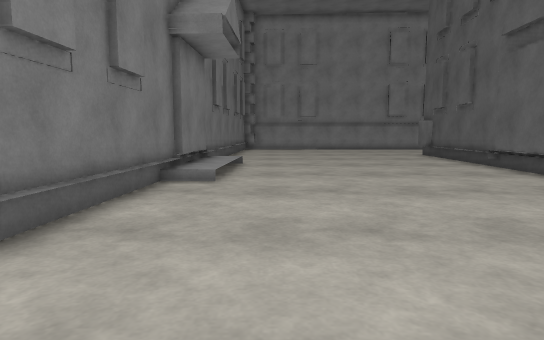
[1] (above)

16 first-person views from a walk through a robot-simulator world made for Gazebo. The camera is 1.2 m above the floor, tilts 6° down and sees 75° across. The floor is counted in squares, 1 m on a side. Each view is taken from the middle of a square. On the plan, view 1 faces up. The plan holds only what a view shows up to about 14 squares ahead; the rest is blank. The place goes on beyond the plan. Gazebo's built-in surfaces are drawn with simple patterns. Some stock models are drawn as simple stand-ins.

[2]
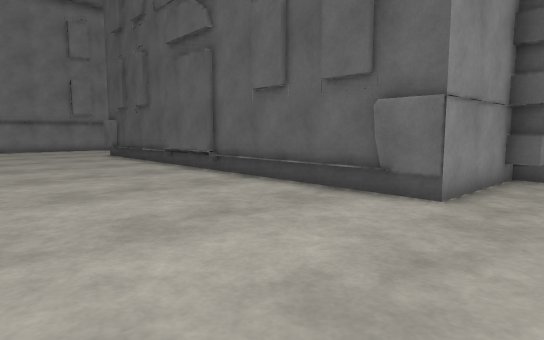

[3]
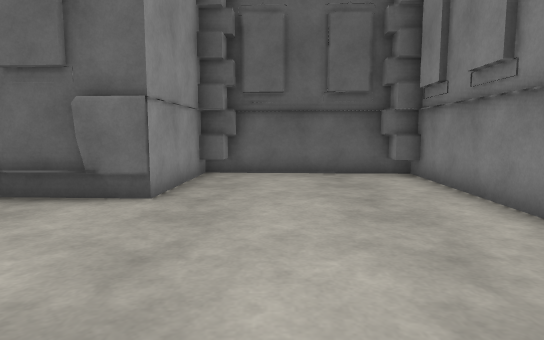

[4]
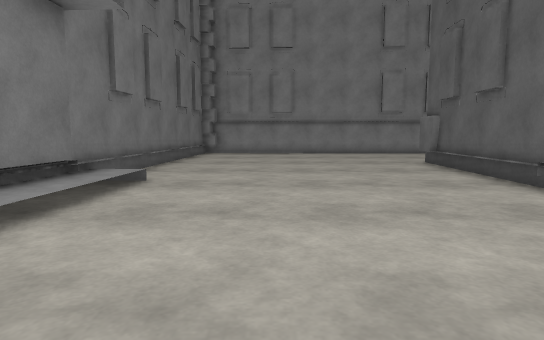

[5]
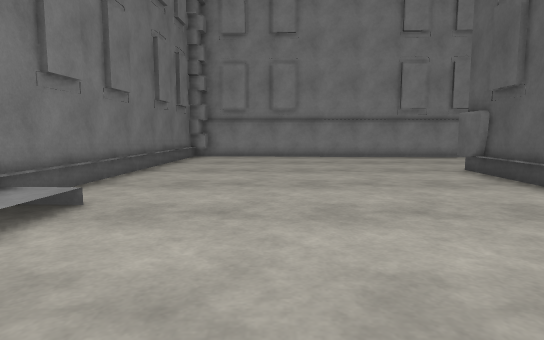

[6]
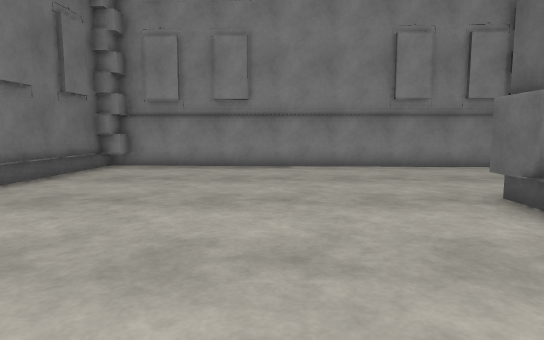

[7]
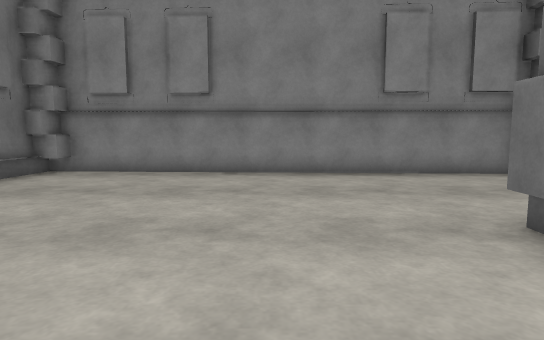

[8]
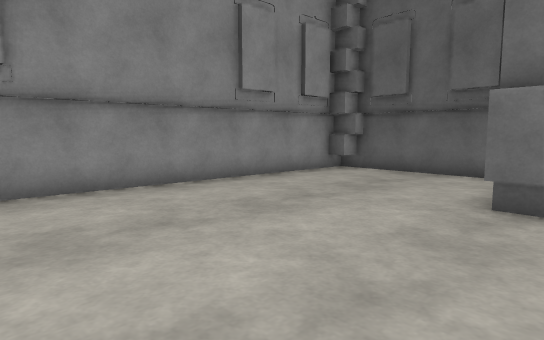

[9]
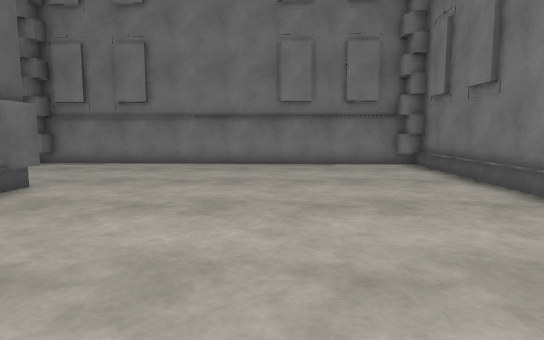

[10]
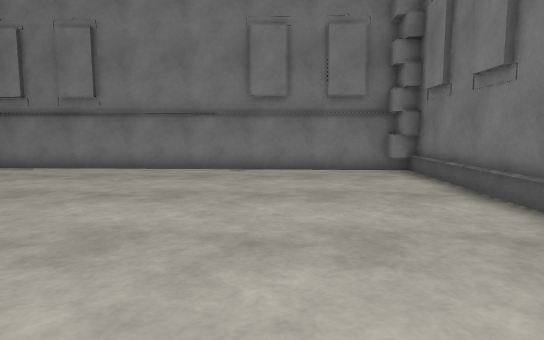

[11]
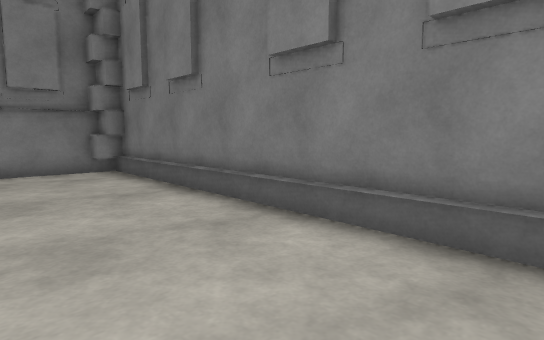

[12]
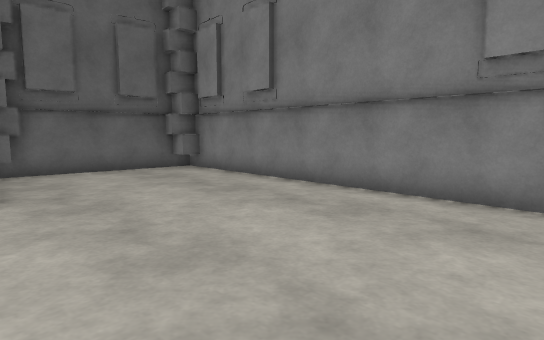

[13]
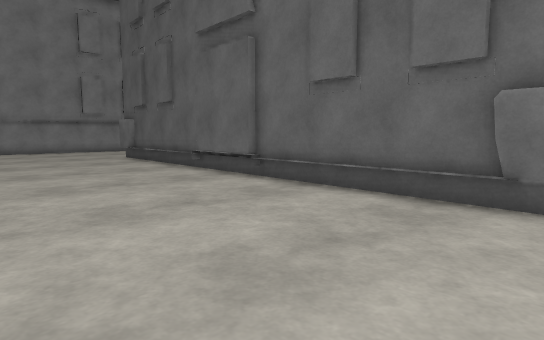

[14]
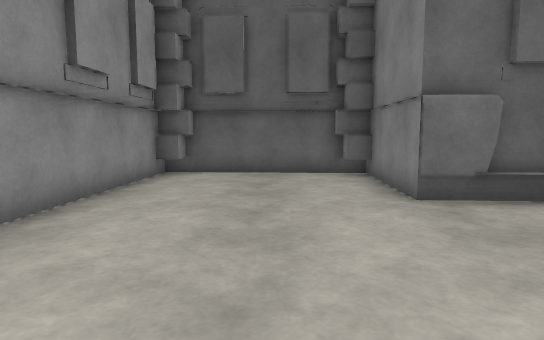

[15]
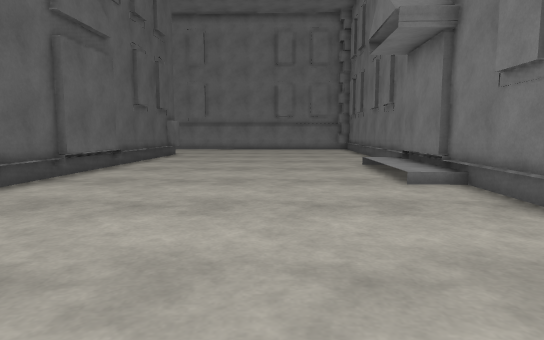

[16]
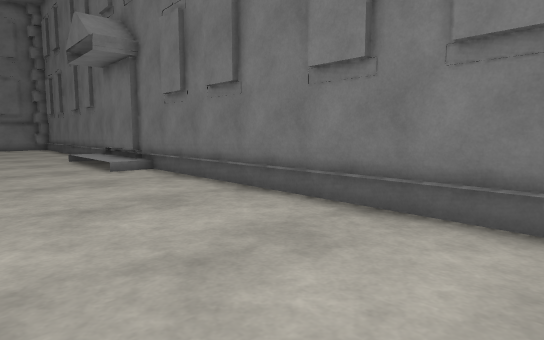

### Floor plan
Key: @ floor where view 1 was taken; . floor; S school.
Columns run from 3 left of view 1 to 13 right of it. Each row starts with its distance up from view 1.
 26  SSSSSSSSSSSSSS
 25  S.............SS
 24  S..............S
 23  S..............S
 22  S..............S
 21  S..............S
 20  S.............SS
 19  S.........SSSSSS
 18  S.........S
 17  S.........S
 16 SS.........S
 15 S..........S
 14 SSS........S
 13 SS.........S
 12 SS.........S
 11 SS.........S
 10 SS.........S
  9 SS.........S
  8 S..........S
  7 S..........S
  6 S..........S
  5 S..........S
  4 S.........SS
  3 S.........SS
  2 S..........SSSSS
  1 S..............S
  0 S..@...........S
 -1 S..............S
 -2 S..............S
 -3 S.............SS
 -4  SSSSSSSSSSSSSS

Where each view was taken, in squares from view 1:
view 1: 0 up, 0 right, facing up
view 2: 0 up, 1 right, facing up-right
view 3: 0 up, 1 right, facing right
view 4: 5 up, 2 right, facing up
view 5: 8 up, 2 right, facing up
view 6: 13 up, 4 right, facing up
view 7: 15 up, 5 right, facing up
view 8: 18 up, 2 right, facing up-right
view 9: 10 up, 2 right, facing down
view 10: 8 up, 1 right, facing down
view 11: 8 up, 1 right, facing down-left
view 12: 3 up, 0 right, facing down-right
view 13: 2 up, 1 right, facing up-right
view 14: 22 up, 2 right, facing right
view 15: 22 up, 2 right, facing down
view 16: 25 up, 3 right, facing down-left
